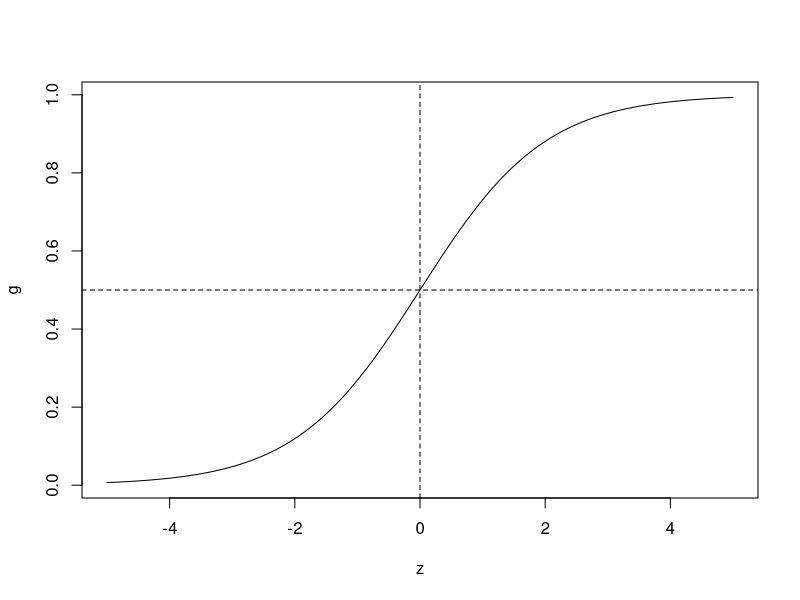
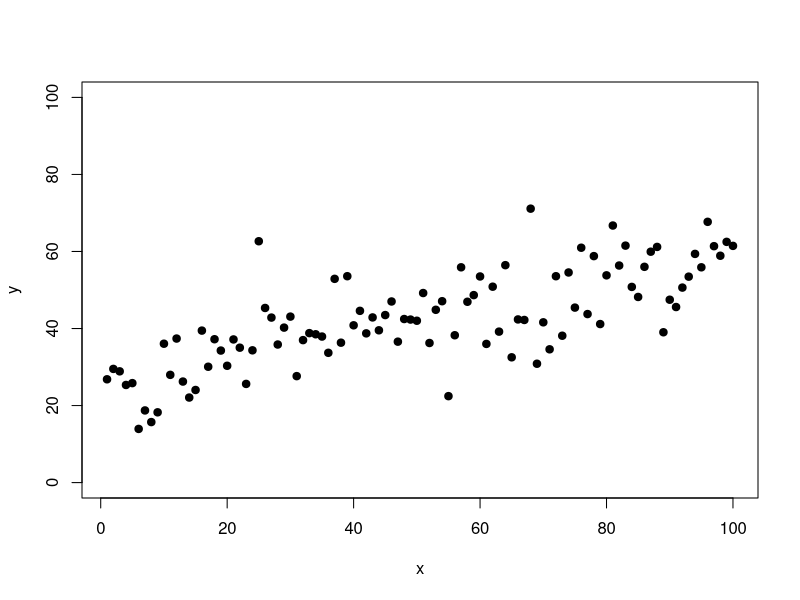
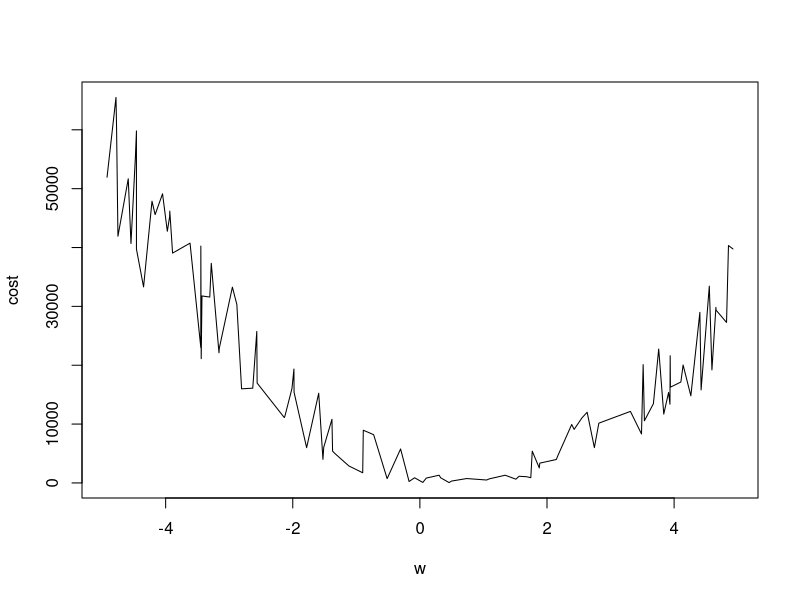

Here is the R script that generated these plots, in order:
## ---- chunk 1
#| label: sigmoid function

z = seq.int(-5L, to = 5L, length.out = 100)
g = 1 / (1 + exp(-z))
plot(z, g, type = "l")
abline(v = 0, lty = 2)
abline(h = 0.5, lty = 2)
## ---- chunk 2
mse = function(x, y, w, b){
  p = x * w + b
  se = sum((p - y)^2)
  mse = se / 2 / length(p)
  return(mse)
}

x = 1:100
y = 0.35 * x + rnorm(100, mean = 0, sd = 8) 
y = y + 24.85

plot(x, y, pch = 19, ylim = c(0, 100))

w = runif(100, -5, 5)
b = 5
b = runif(100, -50, 50)

cost = Map(
  mse
  , x = list(x)
  , y = list(y)
  , w = w
  , b = b
) |> 
  unlist()

cost = cost[order(w)]
w = w[order(w)]

plot(w, cost, type = "l")
